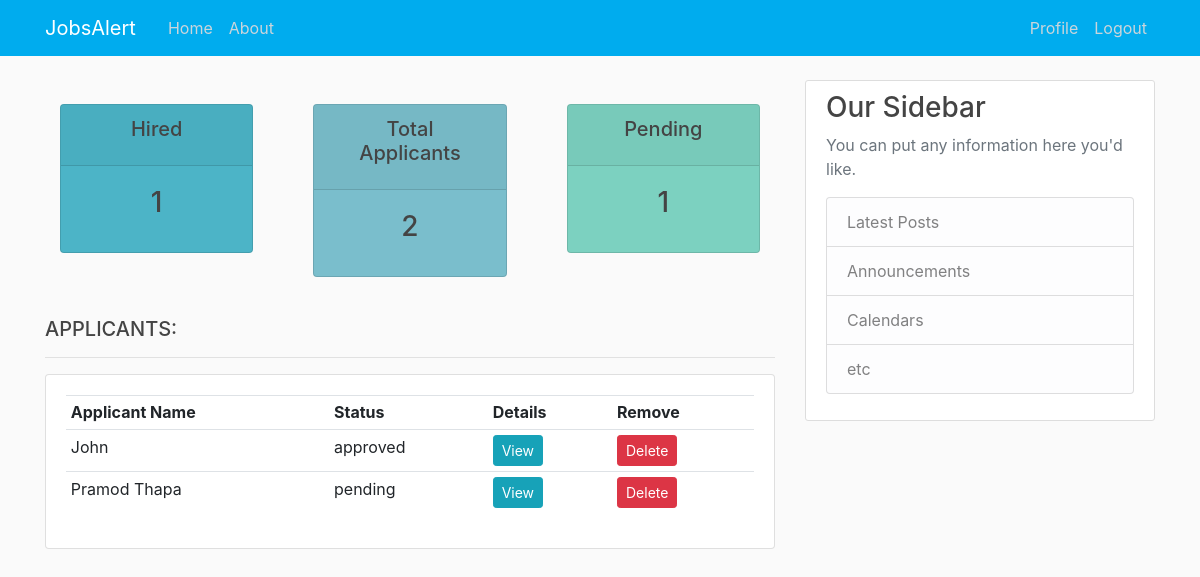
The page /post/19/job_dashboard/ (signed in) on the database its author committed.
### blog/models.py (models this page shows, shortened)
class JobApplication(models.Model):
    sno = models.AutoField(primary_key=True)
    user = models.ForeignKey(User, on_delete=models.CASCADE)
    post = models.ForeignKey(Post, on_delete=models.CASCADE)
    name = models.CharField(max_length=200)
    email = models.EmailField(max_length=100)
    phone = PhoneField(blank=True, help_text='Enter phone number')
    work_experience = models.TextField()
    resume = models.FileField(upload_to = 'resume', default='resume/default_resume.jpg')
    status = models.CharField(max_length=200, default='pending')

### blog/views.py (the view)
# urls.py: path('post/<int:pk>/job_dashboard/', views.job_dashboard, name='job-dashboard'),
def job_dashboard(request, pk):
    post = Post.objects.filter(pk=pk).first()
    job_applicants = JobApplication.objects.filter(post=post)
    total_applicants = job_applicants.count()
    pending_count = JobApplication.objects.filter(post=post, status='pending').count()
    approved_count = JobApplication.objects.filter(post=post, status='approved').count()
    context = { 'job_applicant': job_applicants,
                'total_applicants': total_applicants,
                'pending_count': pending_count,
                'approved_count': approved_count
                }
    return render(request, 'blog/dashboard.html', context)

### blog/templates/blog/dashboard.html
{% extends "blog/base.html" %}
{% block content %}
{%  include 'blog/status.html' %}
<br>
<div class="row">
	<div class="col-md-12">
		<h5>APPLICANTS:</h5>
		<hr>
		<div class="card card-body">
			<table class="table table-sm">
				<tr>
                    <th>Applicant Name</th>
                    <th>Status</th>
                    <th>Details</th>
                    <th>Remove</th>
				</tr>
				{% for applicant in job_applicant %}
				<tr>
                    <td>{{applicant.name}}</td>
                    <td>{{applicant.status}}</td>
                    <td><a class="btn btn-sm btn-info" href="{% url 'applicant-detail' applicant.post.id applicant.sno %}">View</a></td>
                    <td><a class="btn btn-sm btn-danger" href="{% url 'applicant-delete' applicant.post.id applicant.sno %}">Delete</a></td>
				</tr>
				{% endfor %}
			</table>
		</div>
	</div>
</div>
{% endblock %}

### blog/static/blog/main.css (style rules this page uses)
body { background: #fafafa; color: #333333; margin-top: 5rem; }
h1, h2, h3, h4, h5, h6 { color: #444444; }

### rows shown on the page
JobApplication: name "John", status "approved"
JobApplication: name "Pramod Thapa", status "pending"

### other values the page prints
{{ approved_count }} "1"
{{ total_applicants }} "2"
{{ pending_count }} "1"
